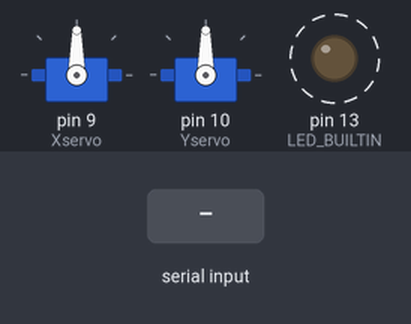
Simulated run of this sketch. Board: Arduino Uno, built with avr-gcc and run on an emulated ATmega328P. Parts: 2 × servo, output pins drawn as LEDs (lit = HIGH). Dashed ring = blinking. The inputs (shaded band) are chosen by the test bench.

Above: at 2.75 s.
3.3 s: byte 30 received over Serial
At 3.66 s:
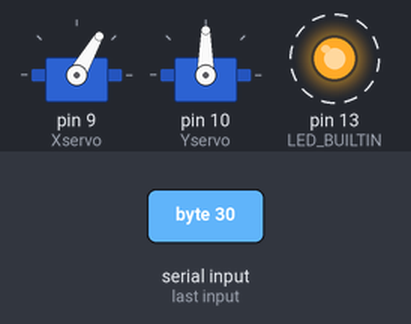
6.3 s: byte 90 received over Serial
At 6.68 s:
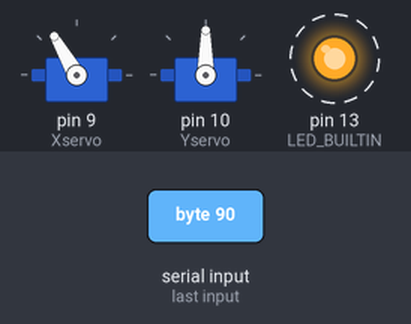
9.3 s: byte 120 received over Serial
At 9.7 s:
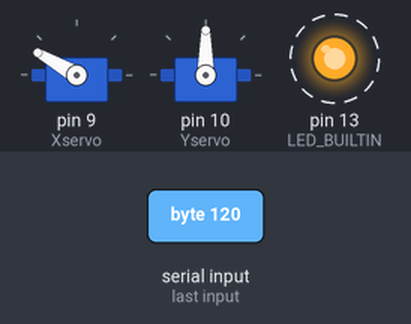
Timing chart, 0 to 18.3 s (numbered marks = the images above; inputs shaded):
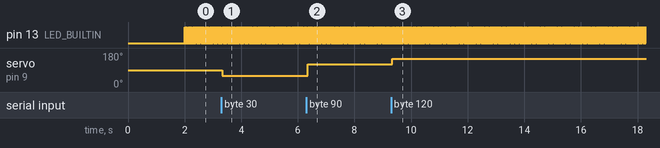

Measured:
- after the input at 3.3 s, servo on pin 9 (Xservo): 90° → 60° at once
- after the input at 6.3 s, servo on pin 9 (Xservo): 60° → 120° after 0.05 s
- after the input at 9.3 s, servo on pin 9 (Xservo): 120° → 150° at once
- by itself, pin 13 (LED_BUILTIN): alternates HIGH for 0.02 s and LOW for 0.02 s

The sketch:

ircam_XY.ino
```cpp
// servo positioning code for DIY thermal imaging camera

#include <Servo.h>

Servo Xservo;
Servo Yservo;
int Xpos = 90;
int Ypos = 90;
int pXpos = 90;
int pYpos = 90;
long XposT = 0;
long YposT = 0;
boolean Xatt = true;
boolean Yatt = true;


void setup() {
  Xservo.attach(9);  // moves thermometer left and right (pan)
  Yservo.attach(10); // moves thermometer up and down (tilt)
  Serial.begin(9600);
  pinMode(LED_BUILTIN, OUTPUT);
  Xservo.write(Xpos);
  delay(1000);
  Yservo.write(Ypos);
  delay(1000);
}

void loop() {
  while (Serial.available() == 0) {   // wait until a byte is available at the serial port
    digitalWrite(LED_BUILTIN, HIGH);
    delay(20);
    digitalWrite(LED_BUILTIN, LOW);
    delay(20);
  }
  while (Serial.available() > 0) {
    int inByte = Serial.read();
    if (inByte < 128) {               // incoming byte to servo position
      Xpos = inByte + 30;             // 0....127  = X
    } else {
      Ypos = inByte - 127 + 30;       // 128...255 = Y
    }
  }

  if (Xpos != pXpos) { // new X-position: attach servo if it isn't and position servo
    XposT = millis()+1000;
    if (Xatt == false) {
      Xservo.attach(9);
      Xatt = true;
    }
    Xservo.write(Xpos);
  }
  pXpos = Xpos;

  if (Ypos != pYpos) { // new Y-position: attach servo if it isn't and position servo
    YposT = millis()+1000;
    if (Yatt == false) {
      Yservo.attach(10);
      Yatt = true;
    }
    Yservo.write(Ypos);
  }
  pYpos = Ypos;

  if (XposT< millis()) { // detach servos if there didn't come a new position value for 1 second
    Xservo.detach();
    Xatt = false;
  }
  if (YposT< millis()) {
  //  Yservo.detach();
   // Yatt = false;
  }
  delay(15);
}
```
